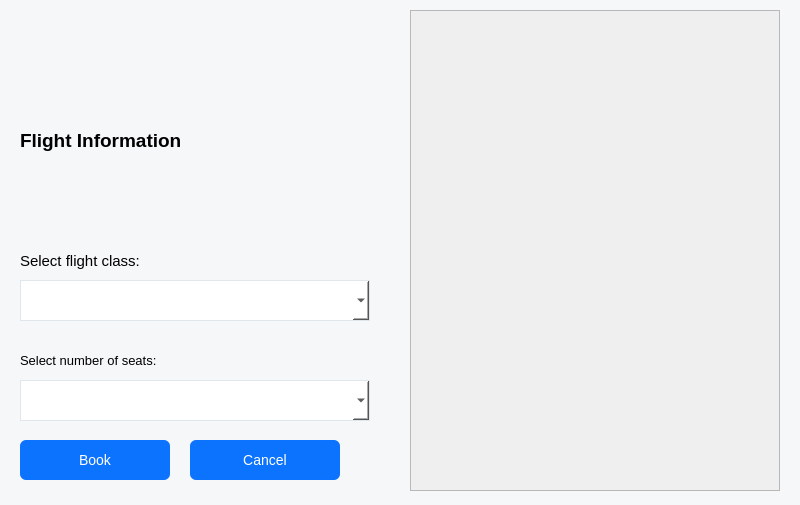
<?xml version="1.0" encoding="UTF-8"?>
<ui version="4.0">
 <class>FlightBooking</class>
 <widget class="QDialog" name="FlightBooking">
  <property name="geometry">
   <rect>
    <x>0</x>
    <y>0</y>
    <width>800</width>
    <height>505</height>
   </rect>
  </property>
  <property name="windowTitle">
   <string>Flight Booking</string>
  </property>
  <property name="styleSheet">
   <string notr="true">
      QDialog {
          background-color: #f6f7f9;
          font-family: -apple-system, BlinkMacSystemFont, Inter, Roboto, Helvetica, Arial, sans-serif;
          color: #0c131d;
      }
   </string>
  </property>
  <widget class="QLabel" name="flightInfoLabel">
   <property name="geometry">
    <rect>
     <x>20</x>
     <y>30</y>
     <width>341</width>
     <height>221</height>
    </rect>
   </property>
   <property name="font">
    <font>
     <pointsize>14</pointsize>
     <italic>false</italic>
     <bold>true</bold>
    </font>
   </property>
   <property name="text">
    <string>Flight Information</string>
   </property>
  </widget>
  <widget class="QComboBox" name="seatClassComboBox">
   <property name="geometry">
    <rect>
     <x>20</x>
     <y>280</y>
     <width>350</width>
     <height>41</height>
    </rect>
   </property>
   <property name="font">
    <font>
     <pointsize>-1</pointsize>
    </font>
   </property>
   <property name="styleSheet">
    <string notr="true">
      QComboBox {
        background-color: #ffffff;
        border: 1px solid #e1e5ec;
        padding: 4px;
        font-size: 14px;
      }
    </string>
   </property>
  </widget>
  <widget class="QLabel" name="label">
   <property name="geometry">
    <rect>
     <x>20</x>
     <y>250</y>
     <width>350</width>
     <height>21</height>
    </rect>
   </property>
   <property name="font">
    <font>
     <pointsize>11</pointsize>
    </font>
   </property>
   <property name="text">
    <string>Select flight class:</string>
   </property>
  </widget>
  <widget class="QComboBox" name="setNumbers">
   <property name="geometry">
    <rect>
     <x>20</x>
     <y>380</y>
     <width>350</width>
     <height>41</height>
    </rect>
   </property>
   <property name="styleSheet">
    <string notr="true">
      QComboBox {
        background-color: #ffffff;
        border: 1px solid #e1e5ec;
        padding: 4px;
        font-size: 14px;
      }
    </string>
   </property>
  </widget>
  <widget class="QLabel" name="numberOfSeats">
   <property name="geometry">
    <rect>
     <x>20</x>
     <y>350</y>
     <width>211</width>
     <height>21</height>
    </rect>
   </property>
   <property name="font">
    <font>
     <pointsize>10</pointsize>
    </font>
   </property>
   <property name="text">
    <string>Select number of seats:</string>
   </property>
  </widget>
  <widget class="QPushButton" name="bookButton">
   <property name="geometry">
    <rect>
     <x>20</x>
     <y>440</y>
     <width>150</width>
     <height>40</height>
    </rect>
   </property>
   <property name="cursor">
    <cursorShape>PointingHandCursor</cursorShape>
   </property>
   <property name="styleSheet">
    <string notr="true">
      QPushButton {
        background-color: #0c73fe;
        color: #ffffff;
        font-size: 14px;
        border-radius: 6px;
        padding: 6px;
      }
      QPushButton:hover {
        background-color: #005bb5;
      }
      QPushButton:pressed {
        background-color: #003f7f;
      }
    </string>
   </property>
   <property name="text">
    <string>Book</string>
   </property>
  </widget>
  <widget class="QPushButton" name="cancelButton">
   <property name="geometry">
    <rect>
     <x>190</x>
     <y>440</y>
     <width>150</width>
     <height>40</height>
    </rect>
   </property>
   <property name="cursor">
    <cursorShape>PointingHandCursor</cursorShape>
   </property>
   <property name="styleSheet">
    <string notr="true">
      QPushButton {
        background-color: #0c73fe;
        color: #ffffff;
        font-size: 14px;
        border-radius: 6px;
        padding: 6px;
      }
      QPushButton:hover {
        background-color: #005bb5;
      }
      QPushButton:pressed {
        background-color: #003f7f;
      }
    </string>
   </property>
   <property name="text">
    <string>Cancel</string>
   </property>
  </widget>
  <widget class="QScrollArea" name="scrollAreaPassengerFields">
   <property name="geometry">
    <rect>
     <x>410</x>
     <y>10</y>
     <width>370</width>
     <height>481</height>
    </rect>
   </property>
   <property name="widgetResizable">
    <bool>true</bool>
   </property>
   <widget class="QWidget" name="scrollAreaWidgetContents">
    <property name="geometry">
     <rect>
      <x>0</x>
      <y>0</y>
      <width>368</width>
      <height>479</height>
     </rect>
    </property>
   </widget>
  </widget>
 </widget>
 <resources/>
 <connections/>
</ui>
